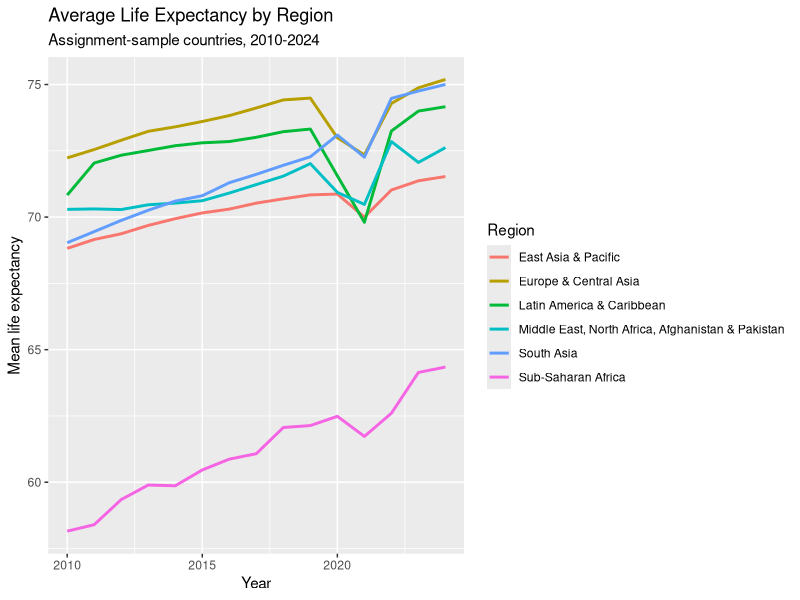

The R source for this figure:
## ---- chunk 1
knitr::opts_chunk$set(echo = TRUE)
## ---- chunk 2
options(repos = c(CRAN = "https://cloud.r-project.org"))

if (!requireNamespace("tidyverse", quietly = TRUE)) {
  install.packages("tidyverse")
}

library(tidyverse)

dev <- read_csv("data/development_indicators_2026.csv")
dictionary <- read_csv("data/development_indicators_dictionary_2026.csv")

hks_blue <- "#1F5F83"
hks_crimson <- "#A51C30"
hks_gray <- "#6B7280"
## ---- chunk 3
dev |>
  filter(assignment_sample == TRUE & year == 2023) |>
  summarise(
    mean_life_expectancy = mean(life_expectancy),
    median_life_expectancy = median(life_expectancy),
    n_countries = n()
  )
## ---- chunk 4
region_life_2023 <- dev |>
  filter(assignment_sample == TRUE & year == 2023) |>
  group_by(region) |>
  summarise(
    mean_life_expectancy = mean(life_expectancy),
    median_life_expectancy = median(life_expectancy),
    n_countries = n()
  )

region_life_2023
## ---- chunk 5
# Write your code here.
## ---- chunk 6
# Write your code here.
## ---- chunk 7
region_year_life <- dev |>
  filter(assignment_sample == TRUE & year >= 2010) |>
  group_by(region, year) |>
  summarise(
    mean_life_expectancy = mean(life_expectancy),
    n_countries = n(),
    .groups = "drop"
  )

head(region_year_life)
## ---- chunk 8
region_year_life |>
  ggplot(aes(x = year, y = mean_life_expectancy, color = region)) +
  geom_line(linewidth = 1) +
  labs(
    x = "Year",
    y = "Mean life expectancy",
    color = "Region",
    title = "Average Life Expectancy by Region",
    subtitle = "Assignment-sample countries, 2010-2024"
  )
## ---- chunk 9
dev |>
  filter(assignment_sample == TRUE & year == 2023) |>
  summarise(mean_poverty = mean(poverty_rate))
## ---- chunk 10
dev |>
  filter(assignment_sample == TRUE & year == 2023) |>
  summarise(
    mean_poverty = mean(poverty_rate, na.rm = TRUE),
    countries_with_poverty_data = sum(!is.na(poverty_rate)),
    total_countries = n()
  )
## ---- chunk 11
# Write your code here.
## ---- chunk 12
dev |>
  filter(assignment_sample == TRUE & year == 2023) |>
  group_by(region) |>
  summarise(
    mean_gdp_pc = mean(gdp_per_capita_ppp, na.rm = TRUE),
    median_gdp_pc = median(gdp_per_capita_ppp, na.rm = TRUE),
    n_countries = n(),
    .groups = "drop"
  )
## ---- chunk 13
# Write your code here.
## ---- chunk 14
# Optional challenge code here.
